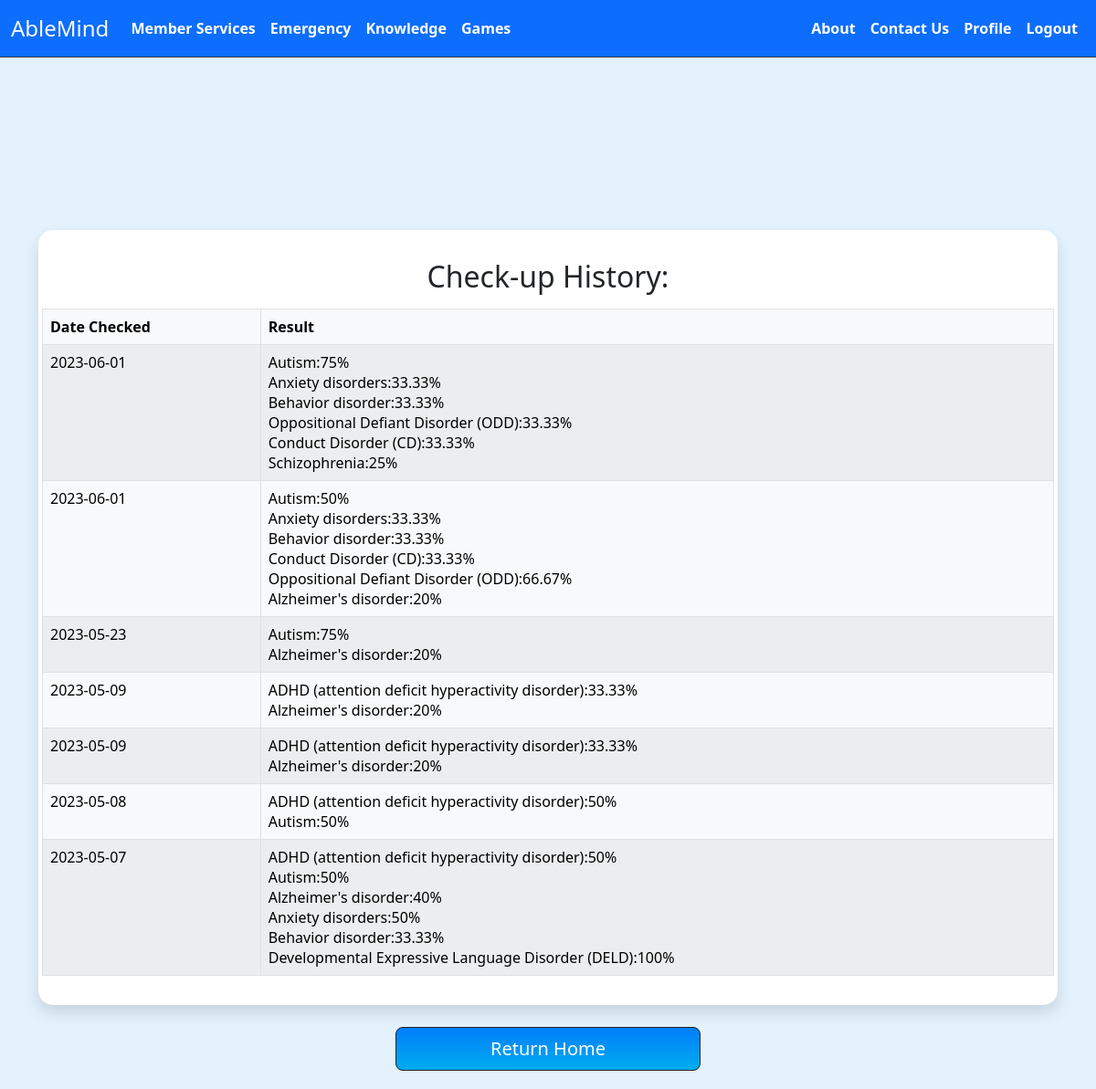
The page /myHealth.php (signed in) on the database its author committed.
### tables this page shows
CREATE TABLE `checkup_history` (
  `check_hist_id` int(11) NOT NULL,
  `user_id` int(11) NOT NULL,
  `date` varchar(15) NOT NULL,
  `result_in_json` varchar(1000) NOT NULL
);

CREATE TABLE `diseases` (
  `disease_id` int(11) NOT NULL,
  `disease` varchar(80) NOT NULL,
  `status` varchar(10) NOT NULL DEFAULT 'active',
  `riskType` varchar(15) NOT NULL
);

### myHealth.php (the view, shortened to what this page needs)
<?php
if (isset($_SESSION['userType'])) {
  if ($_SESSION['userType'] == "member")
    require('navbar_member.php');
  else if ($_SESSION['userType'] == "admin")
    require('navbar_admin.php');
  else if ($_SESSION['userType'] == "specialist")
    require('navbar_specialist.php');
} else
  require('navbar_guest.php');
?>
<!DOCTYPE html>
<html lang="en">
<head>
  <link href="./assets/dist/css/bootstrap.min.css" rel="stylesheet">
      <?php
      if (isset($_SESSION['userType'])) {
        if ($_SESSION['userType'] == "member")
          require('navbar_member.php');
        else if ($_SESSION['userType'] == "admin")
          require('navbar_admin.php');
        else if ($_SESSION['userType'] == "specialist")
          require('navbar_specialist.php');
      } else
        require('navbar_guest.php');
      ?>
</head>
<body style="background: url(assets/background.png); background-size: cover;">
  <br><br><br>
  <div class="mx-auto" style="width:150px; height:150px;">
  </div>
  <div class="container-md" style="margin-top: 30px;">
    <div class="rounded-4 shadow bg-white p-3">
      <h2 class="my-3 text-center">Check-up History:</h2>
      <div class="row ">
        <?php
        require('project_connection.php');
        $userId = $_SESSION['userId'];
        $sql = "SELECT * FROM checkup_history WHERE user_id = '$userId' ORDER BY date DESC, check_hist_id DESC";
        $result = $db->query($sql);
        $rows = $result->fetchAll();
        ?>
        <table class="table table-light table-bordered border-black table-striped">
          <thead>
            <tr>
              <th scope='col'>Date Checked</th>
              <th scope='col'>Result</th>
            </tr>
          </thead>
          <tbody>
            <?php
            $sqlDisorderName = "SELECT disease FROM diseases WHERE disease_id = :disease_id";
            $preparedstmt = $db->prepare($sqlDisorderName);
            foreach ($rows as $row) {
              $jsonResult = json_decode($row['result_in_json'], true);
              echo "<tr>";
              echo "<td >" . $row['date'] . "</td>";
              $resultCleaned = "";
              foreach ($jsonResult as $key => $row) {
                $preparedstmt->bindParam(':disease_id', $key);
                $preparedstmt->execute();
                $disorderName = $preparedstmt->fetch();
                $resultCleaned .= $disorderName['disease'] . ":" . $jsonResult[$key]['percentage'] . "% <br>";
              }
              $resultCleaned = rtrim($resultCleaned, " ,");
              echo "<td>" . $resultCleaned . "</td>";
              echo "</tr>";
            }
            ?>
          </tbody>
        </table>
      </div>
    </div>
    <div style="width:30%; margin-left:auto; margin-right:auto; margin-bottom:20px;">
      <br>
      <a class='btn btn-dark btn-lg d-block' style="background-image: linear-gradient(0deg, rgb(0, 172, 238) 0%, rgb(2, 126, 251) 100%);" href="<?php if (isset($_SESSION['userType'])) {
                                                                                                                                                  if ($_SESSION['userType'] == "member")
                                                                                                                                                    echo 'memberDashboard.php';
                                                                                                                                                  else if ($_SESSION['userType'] == "admin")
                                                                                                                                                    echo 'adminDashboard.php';
                                                                                                                                                  else if ($_SESSION['userType'] == "specialist")
                                                                                                                                                    echo 'specialistDashboard.php';
                                                                                                                                                } else
                                                                                                                                                  echo 'homepage.php'; ?>">Return Home</a>
    </div>
  </div>
</body>
</html>

### rows shown on the page
checkup_history: date "2023-06-01", result_in_json "75", result_in_json "33.33", result_in_json "25"
diseases: disease "Autism"
diseases: disease "Anxiety disorders"
diseases: disease "Behavior disorder"
diseases: disease "Oppositional Defiant Disorder (ODD)"
diseases: disease "Conduct Disorder (CD)"
diseases: disease "Schizophrenia"
checkup_history: date "2023-06-01", result_in_json "50", result_in_json "33.33", result_in_json "66.67", result_in_json "20"
diseases: disease "Alzheimer's disorder"
checkup_history: date "2023-05-23", result_in_json "75", result_in_json "20"
checkup_history: date "2023-05-09", result_in_json "33.33", result_in_json "20"
diseases: disease "ADHD (attention deficit hyperactivity disorder)"
checkup_history: date "2023-05-09", result_in_json "33.33", result_in_json "20"
checkup_history: date "2023-05-08", result_in_json "50"
checkup_history: date "2023-05-07", result_in_json "50", result_in_json "40", result_in_json "33.33", result_in_json "100"
diseases: disease "Developmental Expressive Language Disorder (DELD)"
